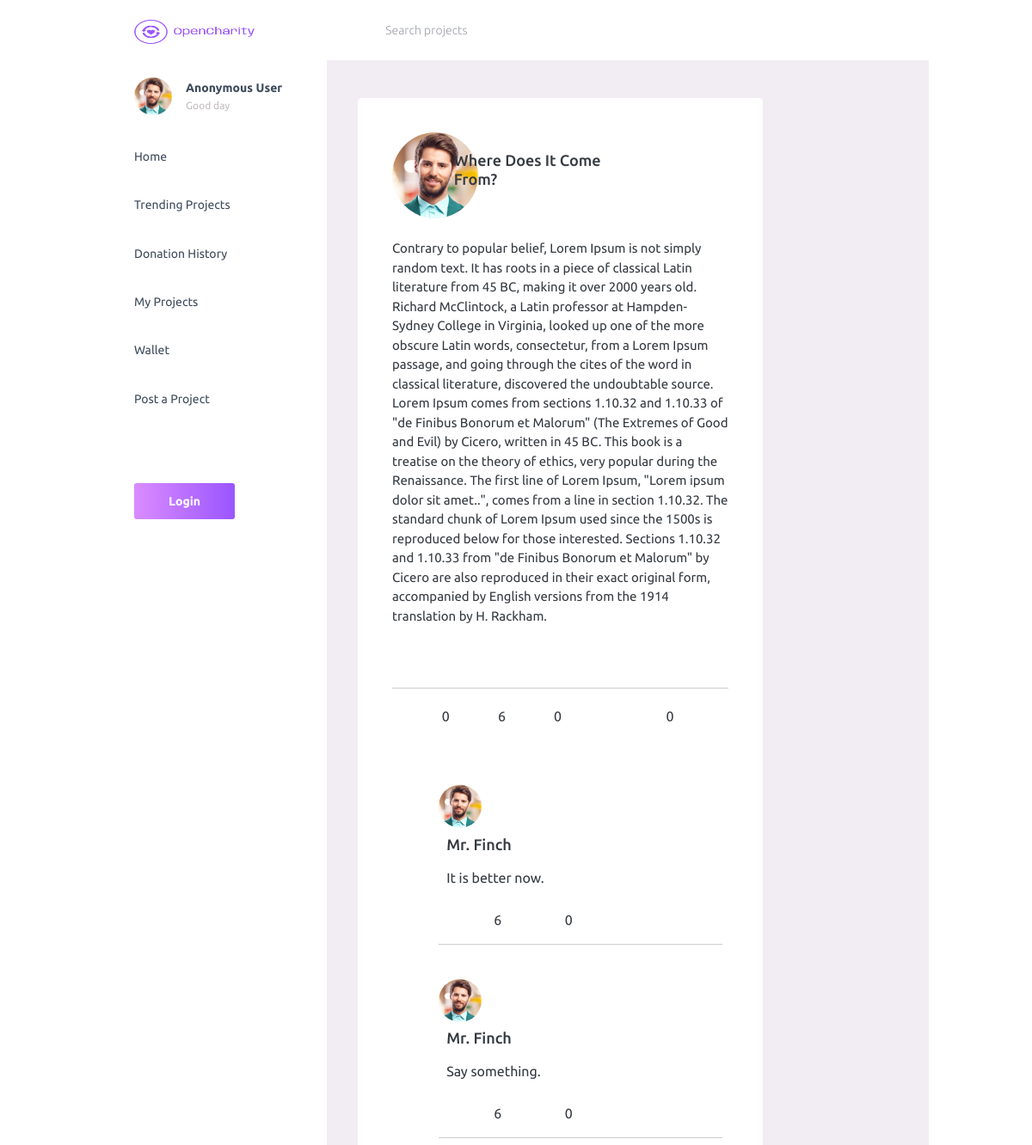
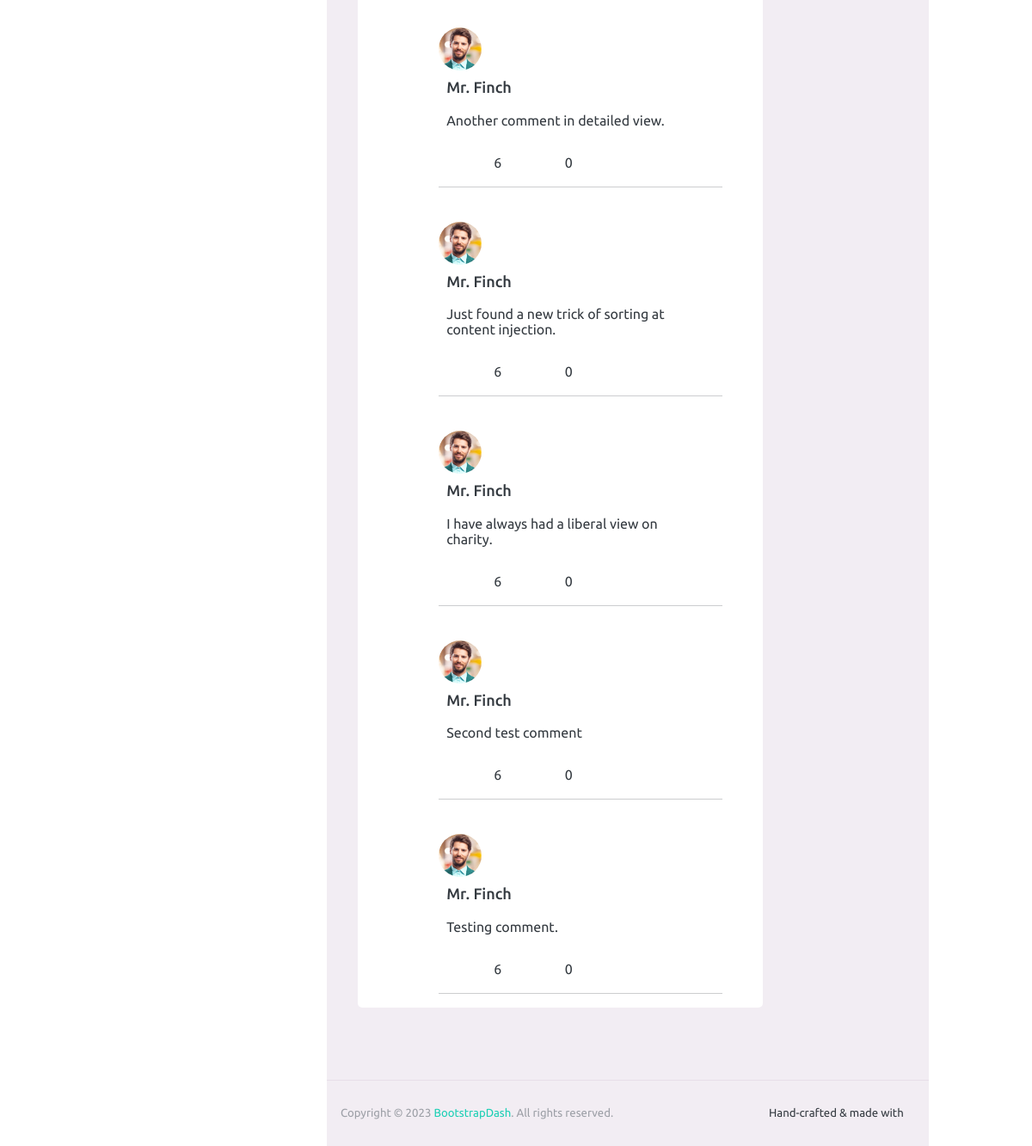
The page /project/9 on the database its author committed (2 pictures, top to bottom).
### application/models/project.py (models this page shows, shortened)
class Project(db.Model):
    id = db.Column(db.Integer, primary_key=True,)
    title = db.Column(db.String(120), nullable=False)
    content = db.Column(db.Text, nullable=False)
    target = db.Column(db.Integer, nullable=False)
    raised = db.Column(db.Integer, nullable=False, default=0)
    date_created = db.Column(db.DateTime, nullable=False, default=datetime.utcnow)
    status = db.Column(db.String(12), nullable=False, default="Pending")
    date_approved = db.Column(db.DateTime, nullable=True)
    author_id = db.Column(db.Integer, db.ForeignKey("user.id"), nullable=False)
    comment_count = db.Column(db.Integer, nullable=False, default=0)
    bookmark_count = db.Column(db.Integer, nullable=False, default=0)
    like_count = db.Column(db.Integer, nullable=False, default=0)
    donation_count = db.Column(db.Integer, nullable=False, default=0)
    comments = db.relationship("Comment", backref="project", lazy=True)
    bookmarks = db.relationship("Bookmark", backref="project", lazy=True)
    donations = db.relationship("Donation", backref="project", lazy=True)

### application/models/comment.py (models this page shows, shortened)
class Comment(db.Model):
    id = db.Column(db.Integer, primary_key=True)
    content = db.Column(db.Text, nullable=False)
    date_created = db.Column(db.DateTime, nullable=False, default=datetime.utcnow)
    user_id = db.Column(db.Integer, db.ForeignKey("user.id"), nullable=False)
    project_id = db.Column(db.Integer, db.ForeignKey("project.id"), nullable=False)
    parent_comment_id = db.Column(db.Integer, db.ForeignKey("comment.id"), nullable=True)
    like_count = db.Column(db.Integer, nullable=False, default=0)
    parent = db.relationship("Comment", remote_side=[id], backref="children", lazy=True)

### application/models/user.py (models this page shows, shortened)
class User(db.Model, UserMixin):
    id = db.Column(db.Integer, primary_key=True)
    username = db.Column(db.String(64), nullable=False)
    email = db.Column(db.String(64), unique=True, nullable=False)
    dp = db.Column(db.String(64), nullable=False, default="default_dp.png")
    password = db.Column(db.String(64), nullable=False)
    likes = db.relationship("Like", backref="user", lazy=True)
    projects = db.relationship("Project", backref="author", lazy=True)
    bookmarks = db.relationship("Bookmark", backref="user", lazy=True)
    donations = db.relationship("Donation", backref="donor", lazy=True)
    comments = db.relationship("Comment", backref="user", lazy=True)

### application/front/routes/project.py (the view)
@project_bp.route("/project/<int:project_id>", strict_slashes=False)
def project_details(project_id):
    comment_form = CommentForm()
    project = Project.query.get(project_id)
    return render_template("front/project_details.html", project=project, comment_form=comment_form)

### application/front/forms/comment_fm.py
class CommentForm(FlaskForm):
    content = TextAreaField("Content", validators=[DataRequired()])
    submit = SubmitField("Comment")

### application/templates/front/project_details.html (shortened to what this page needs)
{% extends "./base.html" %}
{% block extra_css %}
<link rel="stylesheet" href="{{ url_for('static', filename='css/front.css') }}">
{% endblock extra_css%}
{% block content %}
<div class="col-md-9 grid-margin card stretch-card">
	<div>
		<div class="card-body">
			<div class="row">
			  <div class="col-2">
			    <img src="../static/themeassets/images/faces/face1.jpg" alt="image" class="rounded-circle">
			  </div>
			  <div class="col-7 project-title">
			    <h4 class="card-title"> {{ project.title }}</h4>
			  </div>
			</div>
			<div class="pt-4">
			    <p class="card-text">
			      {{ project.content }}
			    </p>
			</div>
		</div>
		<div class="card-body">
		<hr>
			<div class="int-buttons">
				<div class="col-2"><a href="#" class="mdi mdi-currency-usd"></a><span class="int-count" >{{ project.donation_count }}</span></div>
				<div class="col-2"><a href="#" class="mdi mdi-comment-outline" onclick="showForm({{ project.id }}); return false;"></a><span class="int-count" >{{ project.comment_count }}</span></div>
				<div class="col-2"><a href="#" class="mdi mdi-heart-outline"></a><span class="int-count" >{{ project.like_count }}</span></div>
				<div class="col-2"><a href="#" class="mdi mdi-share-variant-outline"></a></div>
				<div class="col-2"><a href="#" class="mdi mdi-bookmark-outline"></a><span class="int-count" >{{ project.bookmark_count }}</span></div>
			</div>
		</div>
	</div>
	<div class="pt-1 comments-container">
	{% for comment in project.comments|sort(attribute='date_created', reverse=True) %}
	<div class="pt-4 comment">
		<div class="row">
		  <div class="col-1">
		    <img src="../static/themeassets/images/faces/face1.jpg" alt="image" class="rounded-circle rounded-circle-small">
		  </div>
		  <div class="col-11">
		  	<div class="comment-user project-title">
		  		<h4 class="card-title">{{ comment.user.username}}</h4>
		  	</div>
		    <div class="comment-body">
	      	{{ comment.content }}
			</div>
		  </div>
		</div>
	    <div class="col-9 row int-buttons pt-4">
	    	<div class="col-4"><a href="#" class="mdi mdi-comment-outline"></a><span class="int-count" >{{ project.comment_count }}</span></div>
			<div class="col-4"><a href="#" class="mdi mdi-heart-outline"></a><span class="int-count" >{{ comment.like_count }}</span></div>
		</div>
		<hr>
	</div>
	{% endfor %}
	</div>
</div>
{% endblock content %}

### application/templates/base.html (shortened to what this page needs)
<!DOCTYPE html>
<html lang="en">
  <head>
    <link rel="stylesheet" href="../static/themeassets/vendors/mdi/css/materialdesignicons.min.css">
    <link rel="stylesheet" href="../static/themeassets/vendors/ti-icons/css/themify-icons.css">
    <link rel="stylesheet" href="../static/themeassets/vendors/css/vendor.bundle.base.css">
    <link rel="stylesheet" href="../static/themeassets/vendors/font-awesome/css/font-awesome.min.css">
    <link rel='stylesheet' href='https://cdnjs.cloudflare.com/ajax/libs/font-awesome/5.15.3/css/all.min.css'>
    <link rel="stylesheet" href="../static/themeassets/vendors/font-awesome/css/font-awesome.min.css" />
    <link rel="stylesheet" href="../static/themeassets/vendors/bootstrap-datepicker/bootstrap-datepicker.min.css">
    <link rel="stylesheet" href="../static/themeassets/vendors/select2/select2.min.css">
    <link rel="stylesheet" href="../static/themeassets/vendors/select2-bootstrap-theme/select2-bootstrap.min.css">
    <link rel="stylesheet" href="../static/themeassets/css/style.css">
    <link rel="stylesheet" type="text/css" href="../static/css/base.css">
    {% block extra_css %}
    {% endblock %}
  </head>
    <body>
    <div class="container-scroller">
      <nav class="navbar default-layout-navbar col-lg-12 col-12 p-0 fixed-top d-flex flex-row">
        <div class="text-center navbar-brand-wrapper d-flex align-items-center justify-content-start">
          <a class="navbar-brand brand-logo" href="../../index.html"><img src="../static/themeassets/images/logo.png" alt="logo" /></a>
        </div>
        <div class="navbar-menu-wrapper d-flex align-items-stretch">
          <div class="search-field d-none d-md-block">
            <form class="d-flex align-items-center h-100" action="#">
              <div class="input-group">
                <div class="input-group-prepend bg-transparent">
                  <i class="input-group-text border-0 mdi mdi-magnify"></i>
                </div>
                <input type="text" class="form-control bg-transparent border-0" placeholder="Search projects">
              </div>
            </form>
          </div>
        </div>
      </nav>
      <div class="container-fluid page-body-wrapper">
        <nav class="sidebar sidebar-offcanvas" id="sidebar">
          <ul class="nav">
            <li class="nav-item nav-profile">
              <a href="#" class="nav-link">
                <div class="nav-profile-image">
                  <img src="../static/themeassets/images/faces/face1.jpg" alt="profile" />
                </div>
                <div class="nav-profile-text d-flex flex-column">
                  <span class="font-weight-bold mb-2">
                    {% if current_user.is_authenticated %}
                      {{ current_user.username }}
                    {% else %}
                      Anonymous User
                    {% endif %}
                  </span>
                  <span class="text-secondary text-small">Good day</span>
                </div>
                <i class="mdi mdi-bookmark-check text-success nav-profile-badge"></i>
              </a>
            </li>
            <li class="nav-item">
              <a class="nav-link" href="{{ url_for('index_bp.index') }}">
                <span class="menu-title">Home</span>
                <i class="mdi mdi-home menu-icon"></i>
              </a>
            </li>
            <li class="nav-item">
              <a class="nav-link" href="#">
                <span class="menu-title">Trending Projects</span>
                <i class="mdi mdi-fire menu-icon"></i>
              </a>
            </li>
            <li class="nav-item">
              <a class="nav-link" href="#">
                <span class="menu-title">Donation History</span>
                <i class="mdi mdi-history menu-icon"></i>
              </a>
            </li>
            <li class="nav-item">
              <a class="nav-link" href="#">
                <span class="menu-title">My Projects</span>
                <i class="mdi mdi-hand-heart-outline menu-icon"></i>
              </a>
            </li>
            <li class="nav-item">
              <a class="nav-link" href="#">
                <span class="menu-title">Wallet</span>
                <i class="mdi mdi-currency-usd menu-icon"></i>
              </a>
            </li>
            <li class="nav-item">
              <a class="nav-link" href="{{ url_for('project_bp.new_project') }}">
                <span class="menu-title">Post a Project</span>
                <i class="mdi mdi-pencil-outline menu-icon"></i>
              </a>
            </li>
            <li class="logout-btn nav-item">
              {% if current_user.is_authenticated %}
              <a href="{{ url_for('logout_bp.logout') }}" class="btn btn-gradient-primary mb-2">Logout</a>
              {% else %}
              <a href="{{ url_for('login_bp.login') }}" class="btn btn-gradient-primary mb-2">Login</a>
              {% endif %}
            </li>
          </ul>
        </nav>
        <div class="main-panel">
          <div class="content-wrapper">
            {% block content%}
            {% endblock %}
          </div>
          <footer class="footer">
            <div class="d-sm-flex justify-content-center justify-content-sm-between">
              <span class="text-muted text-center text-sm-left d-block d-sm-inline-block">Copyright © 2023 <a href="https://www.bootstrapdash.com/" target="_blank">BootstrapDash</a>. All rights reserved.</span>
              <span class="float-none float-sm-right d-block mt-1 mt-sm-0 text-center">Hand-crafted & made with <i class="mdi mdi-heart text-danger"></i></span>
            </div>
          </footer>
        </div>
      </div>
    </div>
  </body>
</html>

### application/static/css/base.css (style rules this page uses)
.logout-btn { margin-top: 70px; }
.container-scroller, .navbar { width: 80%; margin: 0 auto; }

### application/static/css/front.css (style rules this page uses)
.project-title { align-content: center; }
.int-buttons { display: flex; justify-content: center; align-items: center; font-size: 1.5rem; }
.comments-container { width: 70%; margin-left: auto; margin-right: 10%; }
a { text-decoration: none; }
.int-count { font-size: 16px; padding-left: 10%; }
.rounded-circle-small { border-radius: 50%; width: 50px; height: 50px; object-fit: cover; }
.comment-body { padding-top: 2%; padding-left: 3%; }
.comment-user { margin-top: 3%; padding-left: 3%; }

### rows shown on the page
Project: title "Where Does It Come From?", content "Contrary to popular belief, Lorem Ipsum is not simply random text. It has roots in a piece of classical Latin literature from 45 BC, making it over 2000 years old. Richard McClintock, a Latin professor at Hampden-Sydney College in Virginia, looked up one of the more obscure Latin words, consectetur, from a Lorem Ipsum passage, and going through the cites of the word in classical literature, discovered the undoubtable source. Lorem Ipsum comes from sections 1.10.32 and 1.10.33 of \"de Finibus Bonorum et Malorum\" (The Extremes of Good and Evil) by Cicero, written in 45 BC. This book is a treatise on the theory of ethics, very popular during the Renaissance. The first line of Lorem Ipsum,…", donation_count "0", comment_count "6", like_count "0", bookmark_count "0"
Comment: user.username "Mr. Finch", content "It is better now.", like_count "0"
Comment: user.username "Mr. Finch", content "Say something.", like_count "0"
Comment: user.username "Mr. Finch", content "Another comment in detailed view.", like_count "0"
Comment: user.username "Mr. Finch", content "Just found a new trick of sorting at content injection.", like_count "0"
Comment: user.username "Mr. Finch", content "I have always had a liberal view on charity.", like_count "0"
Comment: user.username "Mr. Finch", content "Second test comment", like_count "0"
Comment: user.username "Mr. Finch", content "Testing comment.", like_count "0"
